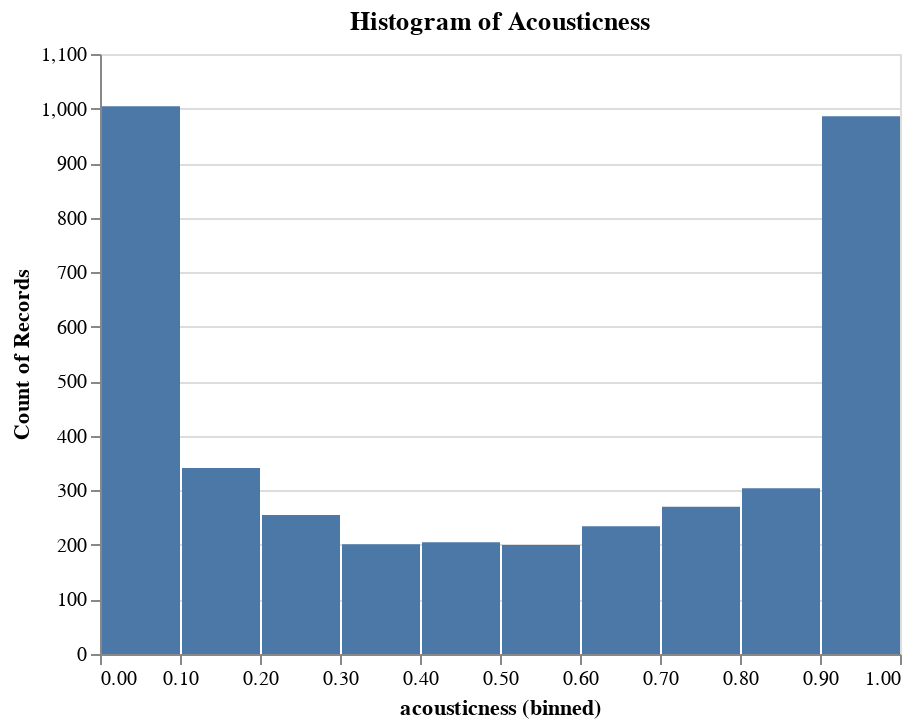

Source (notebook cell):
### Code cell
source = dataset.sample(axis = 0, n=4000)

alt.Chart(source).mark_bar().encode(
    alt.X("acousticness", bin=True),
    y='count()',
).properties(
    title='Histogram of Acousticness'
)

### Figure 1 — Vega-Lite specification as saved in the notebook (floating-point values rounded to 4 significant figures; data arrays with more than 128 entries replaced by an {"elided": "..."} marker saying what was removed)
{"config": {"view": {"continuousWidth": 400, "continuousHeight": 300}}, "data": {"name": "data-ae74ec290cb8315231a54ecff21f4f03"}, "mark": "bar", "encoding": {"x": {"type": "quantitative", "bin": true, "field": "acousticness"}, "y": {"type": "quantitative", "aggregate": "count"}}, "title": "Histogram of Acousticness", "$schema": "https://vega.github.io/schema/vega-lite/v4.8.1.json", "datasets": {"data-ae74ec290cb8315231a54ecff21f4f03": {"elided": "4000 records"}}}
